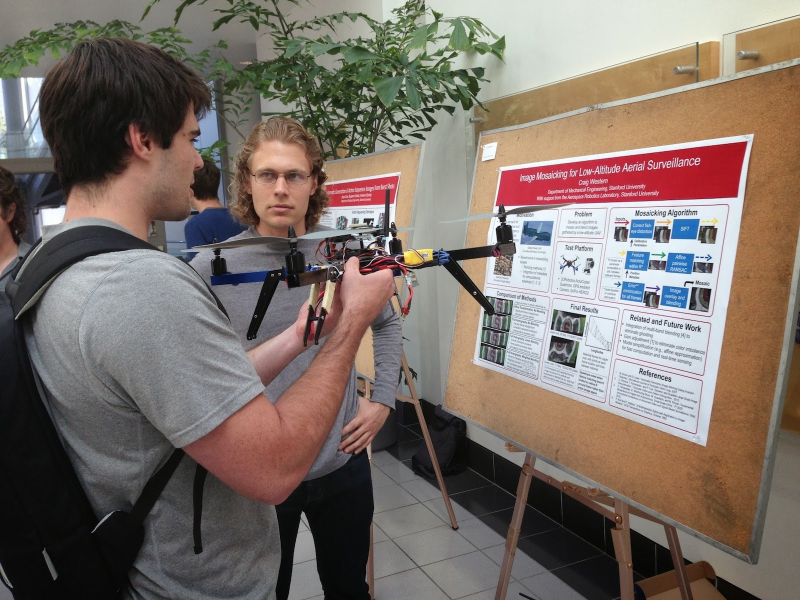
#> input picture homeworks/5-SIFT/query/hw7_poster_1.jpg, 1600 x 1200 px (shown at 1/2 size)
$ python 5-SIFT.py
#> lines starting #> are read from the running program, lines starting #| are printed output that depends on the picture
"""

 Created on 11-May-21
 @author: Kiril Zelenkovski
 @topic: Homework Assignment 5

    Scale-Invariant Feature Transform (SIFT) algorithm on given database and query images.

"""
import glob
import cv2
import numpy as np
from matplotlib import pyplot as plt
import warnings
import os

warnings.filterwarnings("ignore")

# noinspection SpellCheckingInspection
FLANN_INDEX_KDTREE = 0


def find_keypoints(img_src):
    grey = cv2.cvtColor(img_src, cv2.COLOR_BGR2GRAY)
    descriptor = cv2.xfeatures2d.SIFT_create()
    kp, ds = descriptor.detectAndCompute(grey, None)
    # cv2.drawKeypoints(image=img_src, keypoints=kp, outImage=img_src, flags=cv2.DRAW_MATCHES_FLAGS_DRAW_RICH_KEYPOINTS)
    return kp, ds


def find_matches(des1, des2):
    bf = cv2.BFMatcher()
    matches = bf.knnMatch(des1, des2, k=2)

    # Apply ratio test
    good_matches = []
    for m, n in matches:
        if m.distance < 0.5 * n.distance:
            good_matches.append([m])
    return tuple(good_matches)


def open_imgs(dir_path):
    """
    :param dir_path:
    :return: list of images
    """
    img_dir = "{}".format(dir_path)  # Enter Directory of all images
    data_path = cv2.os.path.join(img_dir, '*g')
    files = glob.glob(data_path)
    data = []
    for f1 in files:
        img = cv2.imread(f1)
        img = cv2.resize(img, (int(img.shape[1] * 0.2), int(img.shape[0] * 0.2)), 0.2, 0.2)
        data.append(img)
    return data


def get_img_hash(img):
    return repr(hash(img.tobytes()))


def describe_posters(posters_database):
    kps_and_dsc = {}
    for poster in posters_database:
        kps_and_dsc[get_img_hash(poster)] = find_keypoints(poster)

    return kps_and_dsc


def index_posters(posters_current):
    p_index = {}
    for poster in posters_current:
        p_index[get_img_hash(poster)] = poster
    return p_index


posters = open_imgs("database")
posters_index = index_posters(posters)
poster_kps_and_dsc = describe_posters(posters)

query_images = []
query_img1 = cv2.imread('query/hw7_poster_1.jpg')
#> query_img1 is the input picture: shape (1200, 1600, 3); mean B, G, R 103.3, 111, 123.3
query_images.append(query_img1)
query_img2 = cv2.imread('query/hw7_poster_2.jpg')
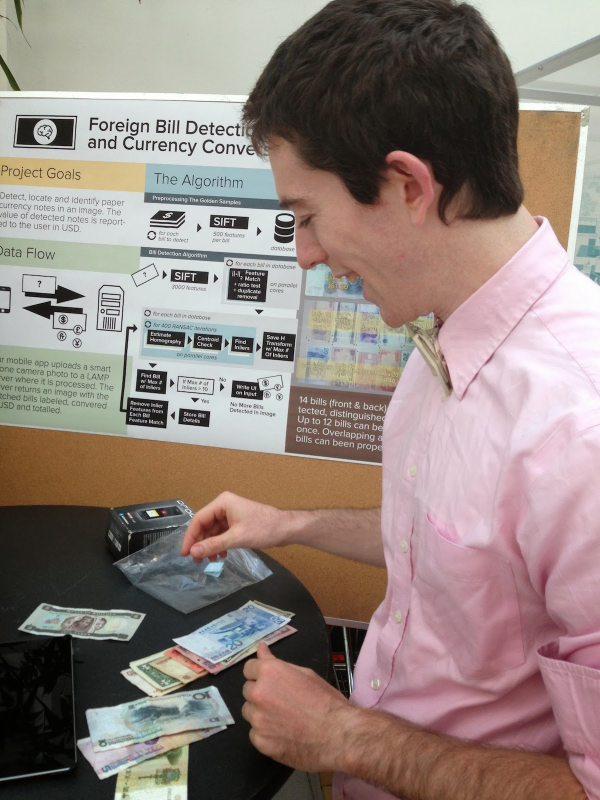
#> input picture homeworks/5-SIFT/query/hw7_poster_2.jpg, 1200 x 1600 px (shown at 1/2 size)
#> query_img2 is the input picture: shape (1600, 1200, 3); mean B, G, R 124.9, 131.1, 145.9
query_images.append(query_img2)
query_img3 = cv2.imread('query/hw7_poster_3.jpg')
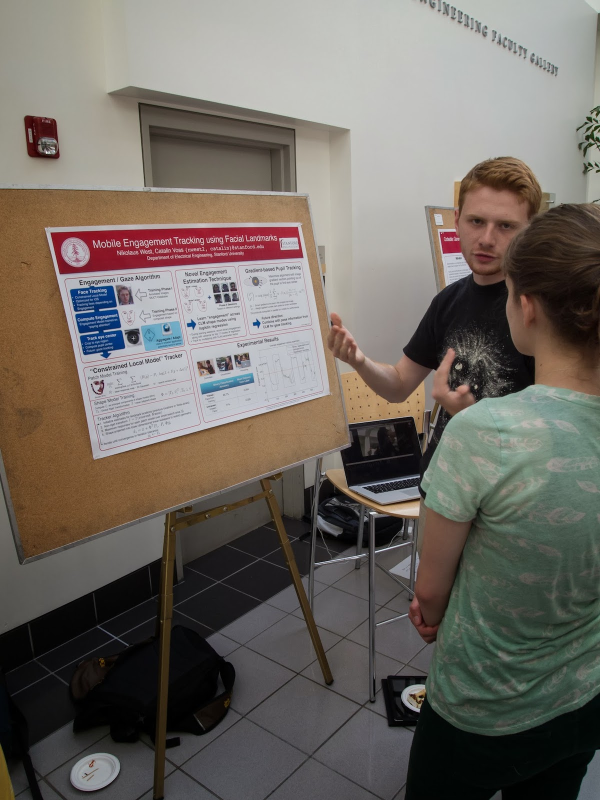
#> input picture homeworks/5-SIFT/query/hw7_poster_3.jpg, 1200 x 1600 px (shown at 1/2 size)
#> query_img3 is the input picture: shape (1600, 1200, 3); mean B, G, R 98.3, 105.1, 111.5
query_images.append(query_img3)

if not os.path.exists('results'):
    os.mkdir('results')

for i in range(len(query_images)):
    query_img_resize = query_images[i]

    kp, ds = find_keypoints(query_img_resize)

    all_matches = {}

    for (poster_hash, poster_kps_dsc) in poster_kps_and_dsc.items():
        all_matches[poster_hash] = find_matches(poster_kps_dsc[1], ds)

    all_matches_flat = sorted(all_matches.items(), key=lambda a: len(a[1]))

    plt.imshow(cv2.cvtColor(query_img_resize, cv2.COLOR_BGR2RGB))
    plt.title("Query image " + str(i + 1))
    plt.tight_layout()
    plt.axis('off')
    plt.savefig(f"results/{i + 1}_query_image.png")
    plt.show()

#> (the run stopped early here; a loop or call above may not have finished)
